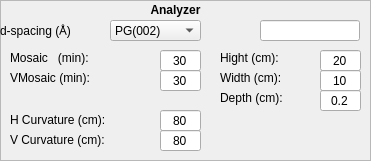
   <widget class="QFrame" name="ana_frame">
    <property name="geometry">
     <rect>
      <x>10</x>
      <y>530</y>
      <width>371</width>
      <height>161</height>
     </rect>
    </property>
    <property name="sizePolicy">
     <sizepolicy hsizetype="Expanding" vsizetype="Expanding">
      <horstretch>0</horstretch>
      <verstretch>0</verstretch>
     </sizepolicy>
    </property>
    <property name="minimumSize">
     <size>
      <width>351</width>
      <height>161</height>
     </size>
    </property>
    <property name="frameShape">
     <enum>QFrame::StyledPanel</enum>
    </property>
    <property name="frameShadow">
     <enum>QFrame::Sunken</enum>
    </property>
    <widget class="QLabel" name="ana_label">
     <property name="geometry">
      <rect>
       <x>0</x>
       <y>0</y>
       <width>351</width>
       <height>20</height>
      </rect>
     </property>
     <property name="sizePolicy">
      <sizepolicy hsizetype="Fixed" vsizetype="Fixed">
       <horstretch>0</horstretch>
       <verstretch>0</verstretch>
      </sizepolicy>
     </property>
     <property name="minimumSize">
      <size>
       <width>351</width>
       <height>20</height>
      </size>
     </property>
     <property name="text">
      <string>&lt;html&gt;&lt;head/&gt;&lt;body&gt;&lt;p&gt;&lt;span style=&quot; font-weight:600;&quot;&gt;Analyzer&lt;/span&gt;&lt;/p&gt;&lt;/body&gt;&lt;/html&gt;</string>
     </property>
     <property name="alignment">
      <set>Qt::AlignCenter</set>
     </property>
    </widget>
    <widget class="QLabel" name="ana_select_label">
     <property name="geometry">
      <rect>
       <x>0</x>
       <y>20</y>
       <width>101</width>
       <height>20</height>
      </rect>
     </property>
     <property name="sizePolicy">
      <sizepolicy hsizetype="Fixed" vsizetype="Fixed">
       <horstretch>0</horstretch>
       <verstretch>0</verstretch>
      </sizepolicy>
     </property>
     <property name="minimumSize">
      <size>
       <width>101</width>
       <height>20</height>
      </size>
     </property>
     <property name="text">
      <string>d-spacing (Å)</string>
     </property>
     <property name="alignment">
      <set>Qt::AlignLeading|Qt::AlignLeft|Qt::AlignVCenter</set>
     </property>
    </widget>
    <widget class="QComboBox" name="ana_select_dropdown">
     <property name="geometry">
      <rect>
       <x>110</x>
       <y>20</y>
       <width>91</width>
       <height>21</height>
      </rect>
     </property>
     <property name="minimumSize">
      <size>
       <width>80</width>
       <height>21</height>
      </size>
     </property>
     <property name="maximumSize">
      <size>
       <width>120</width>
       <height>21</height>
      </size>
     </property>
     <item>
      <property name="text">
       <string>PG(002)</string>
      </property>
     </item>
     <item>
      <property name="text">
       <string>PG(004)</string>
      </property>
     </item>
     <item>
      <property name="text">
       <string>PG(110)</string>
      </property>
     </item>
     <item>
      <property name="text">
       <string>Ge(111)</string>
      </property>
     </item>
     <item>
      <property name="text">
       <string>Ge(220)</string>
      </property>
     </item>
     <item>
      <property name="text">
       <string>Ge(311)</string>
      </property>
     </item>
     <item>
      <property name="text">
       <string>Be(002)</string>
      </property>
     </item>
     <item>
      <property name="text">
       <string>Cu2MnAl(111)</string>
      </property>
     </item>
     <item>
      <property name="text">
       <string>Co0.92Fe0.08(200)</string>
      </property>
     </item>
     <item>
      <property name="text">
       <string>Ge(511)</string>
      </property>
     </item>
     <item>
      <property name="text">
       <string>Ge(533)</string>
      </property>
     </item>
     <item>
      <property name="text">
       <string>Si(111)</string>
      </property>
     </item>
     <item>
      <property name="text">
       <string>Cu(111)</string>
      </property>
     </item>
     <item>
      <property name="text">
       <string>Cu(002)</string>
      </property>
     </item>
     <item>
      <property name="text">
       <string>Cu(220)</string>
      </property>
     </item>
     <item>
      <property name="text">
       <string>Custom</string>
      </property>
     </item>
    </widget>
    <widget class="QLineEdit" name="ana_select_input">
     <property name="geometry">
      <rect>
       <x>260</x>
       <y>20</y>
       <width>100</width>
       <height>21</height>
      </rect>
     </property>
     <property name="minimumSize">
      <size>
       <width>100</width>
       <height>21</height>
      </size>
     </property>
     <property name="maximumSize">
      <size>
       <width>100</width>
       <height>21</height>
      </size>
     </property>
     <property name="alignment">
      <set>Qt::AlignCenter</set>
     </property>
    </widget>
    <widget class="QLineEdit" name="ana_depth_input">
     <property name="geometry">
      <rect>
       <x>320</x>
       <y>90</y>
       <width>41</width>
       <height>21</height>
      </rect>
     </property>
     <property name="minimumSize">
      <size>
       <width>41</width>
       <height>21</height>
      </size>
     </property>
     <property name="maximumSize">
      <size>
       <width>41</width>
       <height>21</height>
      </size>
     </property>
     <property name="text">
      <string>0.2</string>
     </property>
     <property name="alignment">
      <set>Qt::AlignCenter</set>
     </property>
    </widget>
    <widget class="QLabel" name="ana_vcurve_label">
     <property name="geometry">
      <rect>
       <x>10</x>
       <y>130</y>
       <width>141</width>
       <height>20</height>
      </rect>
     </property>
     <property name="minimumSize">
      <size>
       <width>141</width>
       <height>16</height>
      </size>
     </property>
     <property name="text">
      <string>V Curvature (cm):</string>
     </property>
     <property name="alignment">
      <set>Qt::AlignLeading|Qt::AlignLeft|Qt::AlignVCenter</set>
     </property>
    </widget>
    <widget class="QLineEdit" name="ana_vmosaic_input">
     <property name="geometry">
      <rect>
       <x>160</x>
       <y>70</y>
       <width>41</width>
       <height>21</height>
      </rect>
     </property>
     <property name="minimumSize">
      <size>
       <width>41</width>
       <height>21</height>
      </size>
     </property>
     <property name="maximumSize">
      <size>
       <width>41</width>
       <height>21</height>
      </size>
     </property>
     <property name="text">
      <string>30</string>
     </property>
     <property name="alignment">
      <set>Qt::AlignCenter</set>
     </property>
    </widget>
    <widget class="QLabel" name="ana_mosaic_label">
     <property name="geometry">
      <rect>
       <x>10</x>
       <y>50</y>
       <width>141</width>
       <height>16</height>
      </rect>
     </property>
     <property name="sizePolicy">
      <sizepolicy hsizetype="Fixed" vsizetype="Fixed">
       <horstretch>0</horstretch>
       <verstretch>0</verstretch>
      </sizepolicy>
     </property>
     <property name="minimumSize">
      <size>
       <width>100</width>
       <height>16</height>
      </size>
     </property>
     <property name="text">
      <string>Mosaic   (min):</string>
     </property>
     <property name="alignment">
      <set>Qt::AlignLeading|Qt::AlignLeft|Qt::AlignVCenter</set>
     </property>
    </widget>
    <widget class="QLabel" name="ana_vmosaic_label">
     <property name="geometry">
      <rect>
       <x>10</x>
       <y>70</y>
       <width>107</width>
       <height>16</height>
      </rect>
     </property>
     <property name="sizePolicy">
      <sizepolicy hsizetype="Fixed" vsizetype="Fixed">
       <horstretch>0</horstretch>
       <verstretch>0</verstretch>
      </sizepolicy>
     </property>
     <property name="minimumSize">
      <size>
       <width>107</width>
       <height>16</height>
      </size>
     </property>
     <property name="text">
      <string>VMosaic (min):</string>
     </property>
     <property name="alignment">
      <set>Qt::AlignLeading|Qt::AlignLeft|Qt::AlignVCenter</set>
     </property>
    </widget>
    <widget class="QLabel" name="ana_hcurve_label">
     <property name="geometry">
      <rect>
       <x>10</x>
       <y>110</y>
       <width>161</width>
       <height>20</height>
      </rect>
     </property>
     <property name="minimumSize">
      <size>
       <width>161</width>
       <height>16</height>
      </size>
     </property>
     <property name="text">
      <string>H Curvature (cm):</string>
     </property>
     <property name="alignment">
      <set>Qt::AlignLeading|Qt::AlignLeft|Qt::AlignVCenter</set>
     </property>
    </widget>
    <widget class="QLineEdit" name="ana_width_input">
     <property name="geometry">
      <rect>
       <x>320</x>
       <y>70</y>
       <width>41</width>
       <height>21</height>
      </rect>
     </property>
     <property name="minimumSize">
      <size>
       <width>41</width>
       <height>21</height>
      </size>
     </property>
     <property name="maximumSize">
      <size>
       <width>41</width>
       <height>21</height>
      </size>
     </property>
     <property name="text">
      <string>10</string>
     </property>
     <property name="alignment">
      <set>Qt::AlignCenter</set>
     </property>
    </widget>
    <widget class="QLineEdit" name="ana_mosaic_input">
     <property name="geometry">
      <rect>
       <x>160</x>
       <y>50</y>
       <width>41</width>
       <height>21</height>
      </rect>
     </property>
     <property name="minimumSize">
      <size>
       <width>41</width>
       <height>21</height>
      </size>
     </property>
     <property name="maximumSize">
      <size>
       <width>41</width>
       <height>21</height>
      </size>
     </property>
     <property name="text">
      <string>30</string>
     </property>
     <property name="alignment">
      <set>Qt::AlignCenter</set>
     </property>
    </widget>
    <widget class="QLineEdit" name="ana_hcurve_input">
     <property name="geometry">
      <rect>
       <x>160</x>
       <y>110</y>
       <width>41</width>
       <height>21</height>
      </rect>
     </property>
     <property name="minimumSize">
      <size>
       <width>41</width>
       <height>21</height>
      </size>
     </property>
     <property name="maximumSize">
      <size>
       <width>41</width>
       <height>21</height>
      </size>
     </property>
     <property name="text">
      <string>80</string>
     </property>
     <property name="alignment">
      <set>Qt::AlignCenter</set>
     </property>
    </widget>
    <widget class="QLabel" name="ana_depth_label">
     <property name="geometry">
      <rect>
       <x>220</x>
       <y>90</y>
       <width>91</width>
       <height>16</height>
      </rect>
     </property>
     <property name="sizePolicy">
      <sizepolicy hsizetype="Fixed" vsizetype="Fixed">
       <horstretch>0</horstretch>
       <verstretch>0</verstretch>
      </sizepolicy>
     </property>
     <property name="minimumSize">
      <size>
       <width>71</width>
       <height>16</height>
      </size>
     </property>
     <property name="text">
      <string>Depth (cm):</string>
     </property>
     <property name="alignment">
      <set>Qt::AlignLeading|Qt::AlignLeft|Qt::AlignVCenter</set>
     </property>
    </widget>
    <widget class="QLineEdit" name="ana_vcurve_input">
     <property name="geometry">
      <rect>
       <x>160</x>
       <y>130</y>
       <width>41</width>
       <height>21</height>
      </rect>
     </property>
     <property name="minimumSize">
      <size>
       <width>41</width>
       <height>21</height>
      </size>
     </property>
     <property name="maximumSize">
      <size>
       <width>41</width>
       <height>21</height>
      </size>
     </property>
     <property name="text">
      <string>80</string>
     </property>
     <property name="alignment">
      <set>Qt::AlignCenter</set>
     </property>
    </widget>
    <widget class="QLabel" name="ana_height_label">
     <property name="geometry">
      <rect>
       <x>220</x>
       <y>50</y>
       <width>101</width>
       <height>16</height>
      </rect>
     </property>
     <property name="sizePolicy">
      <sizepolicy hsizetype="Fixed" vsizetype="Fixed">
       <horstretch>0</horstretch>
       <verstretch>0</verstretch>
      </sizepolicy>
     </property>
     <property name="minimumSize">
      <size>
       <width>70</width>
       <height>16</height>
      </size>
     </property>
     <property name="text">
      <string>Hight (cm):</string>
     </property>
     <property name="alignment">
      <set>Qt::AlignLeading|Qt::AlignLeft|Qt::AlignVCenter</set>
     </property>
    </widget>
    <widget class="QLabel" name="ana_width_label">
     <property name="geometry">
      <rect>
       <x>220</x>
       <y>70</y>
       <width>101</width>
       <height>16</height>
      </rect>
     </property>
     <property name="sizePolicy">
      <sizepolicy hsizetype="Fixed" vsizetype="Fixed">
       <horstretch>0</horstretch>
       <verstretch>0</verstretch>
      </sizepolicy>
     </property>
     <property name="minimumSize">
      <size>
       <width>71</width>
       <height>16</height>
      </size>
     </property>
     <property name="text">
      <string>Width (cm):</string>
     </property>
     <property name="alignment">
      <set>Qt::AlignLeading|Qt::AlignLeft|Qt::AlignVCenter</set>
     </property>
    </widget>
    <widget class="QLineEdit" name="ana_height_input">
     <property name="geometry">
      <rect>
       <x>320</x>
       <y>50</y>
       <width>41</width>
       <height>21</height>
      </rect>
     </property>
     <property name="minimumSize">
      <size>
       <width>41</width>
       <height>21</height>
      </size>
     </property>
     <property name="maximumSize">
      <size>
       <width>41</width>
       <height>21</height>
      </size>
     </property>
     <property name="text">
      <string>20</string>
     </property>
     <property name="alignment">
      <set>Qt::AlignCenter</set>
     </property>
    </widget>
   </widget>
